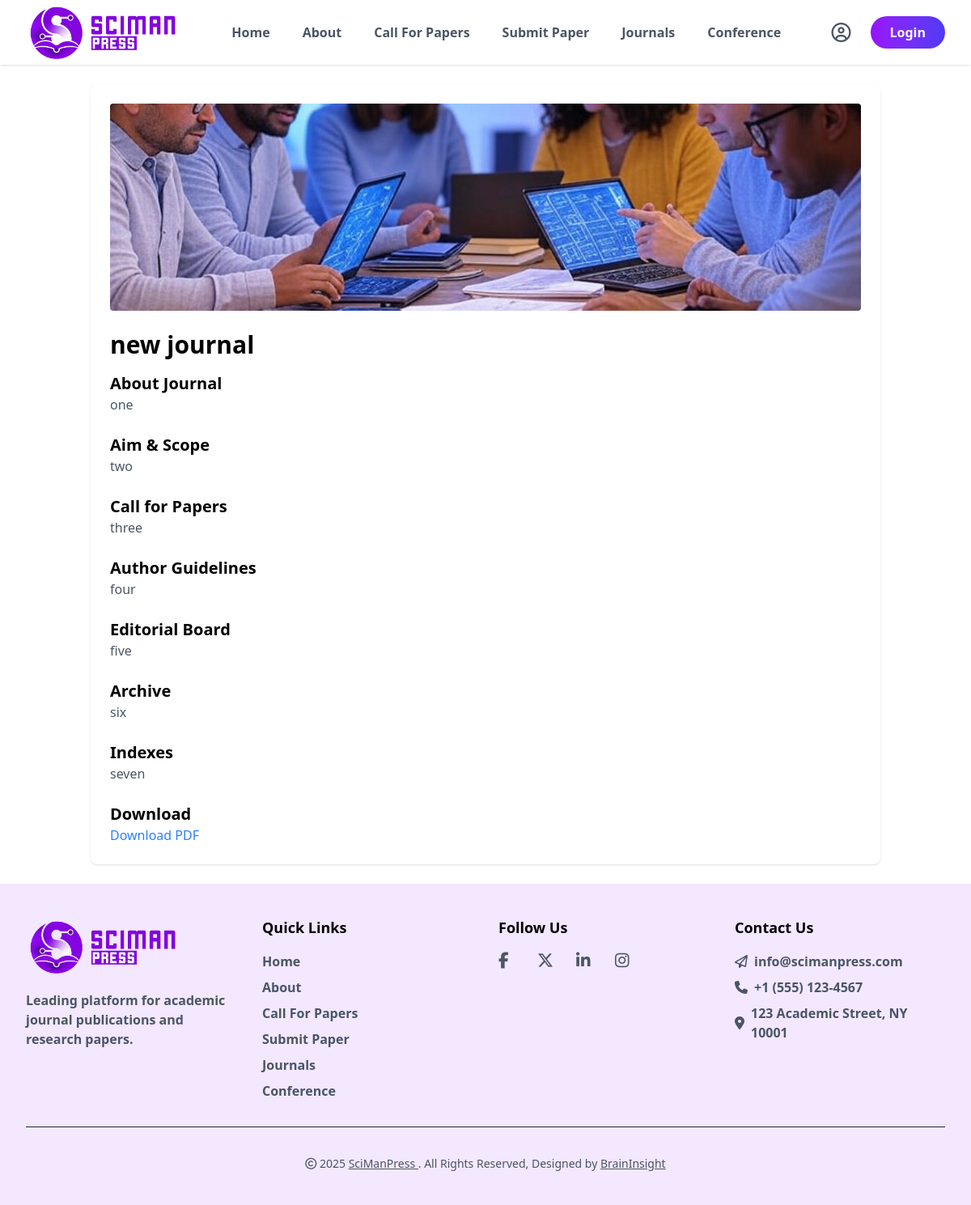
Page /journal/1/ on the committed database.
### main/models.py (models this page shows, shortened)
class JournalSubmission(models.Model):
    STATUS_CHOICES = (
        ('under_review', 'Under Review'),
        ('approved', 'Approved'),
        ('rejected', 'Rejected'),
    )
    journal = models.ForeignKey(Journal, on_delete=models.CASCADE)
    title = models.CharField(max_length=200)
    abstract = models.TextField()
    keywords = models.CharField(max_length=500)
    cover_image = models.ImageField(upload_to='covers/')
    first_name = models.CharField(max_length=100)
    last_name = models.CharField(max_length=100)
    email = models.EmailField()
    phone = models.CharField(max_length=20)
    country = models.CharField(max_length=100)
    organization = models.CharField(max_length=200)
    website = models.URLField()
    about = models.TextField()
    aim_scope = models.TextField()
    call_for_papers = models.TextField()
    author_guidelines = models.TextField()
    editorial_board = models.TextField()
    archive = models.TextField()
    indexes = models.TextField()
    downloads = models.FileField(upload_to='downloads/')
    submitted_at = models.DateTimeField(auto_now_add=True)
    status = models.CharField(max_length=20, choices=STATUS_CHOICES, default='under_review')  # Replaced approved

### main/views.py (the view)
# urls.py: path('journal/<int:journal_id>/', views.journal_details, name='journal_details'),
def journal_details(request, journal_id):
    journal = JournalSubmission.objects.get(id=journal_id)
    return render(request, 'partials/journal_detail.html', {'journal': journal})

### main/templates/partials/journal_detail.html
{% extends 'base.html' %}
{% block content %}
<div class="container mx-auto p-6">
    <div class="bg-white p-6 rounded-lg shadow">
        <img src="{{ journal.cover_image.url }}" alt="Cover" class="w-full h-64 object-cover mb-6 rounded">
        <h1 class="text-3xl font-bold mb-4">{{ journal.title }}</h1>
        <div class="space-y-6">
            <div>
                <h2 class="text-xl font-semibold">About Journal</h2>
                <p class="text-gray-600">{{ journal.about }}</p>
            </div>
            <div>
                <h2 class="text-xl font-semibold">Aim & Scope</h2>
                <p class="text-gray-600">{{ journal.aim_scope }}</p>
            </div>
            <div>
                <h2 class="text-xl font-semibold">Call for Papers</h2>
                <p class="text-gray-600">{{ journal.call_for_papers }}</p>
            </div>
            <div>
                <h2 class="text-xl font-semibold">Author Guidelines</h2>
                <p class="text-gray-600">{{ journal.author_guidelines }}</p>
            </div>
            <div>
                <h2 class="text-xl font-semibold">Editorial Board</h2>
                <p class="text-gray-600">{{ journal.editorial_board }}</p>
            </div>
            <div>
                <h2 class="text-xl font-semibold">Archive</h2>
                <p class="text-gray-600">{{ journal.archive }}</p>
            </div>
            <div>
                <h2 class="text-xl font-semibold">Indexes</h2>
                <p class="text-gray-600">{{ journal.indexes }}</p>
            </div>
            <div>
                <h2 class="text-xl font-semibold">Download</h2>
                <a href="{{ journal.downloads.url }}" class="text-blue-500 hover:underline">Download PDF</a>
            </div>
        </div>
    </div>
</div>
{% endblock %}

### rows in the picture
JournalSubmission: title "new journal", about "one", aim_scope "two", call_for_papers "three", author_guidelines "four", editorial_board "five", archive "six", indexes "seven"
